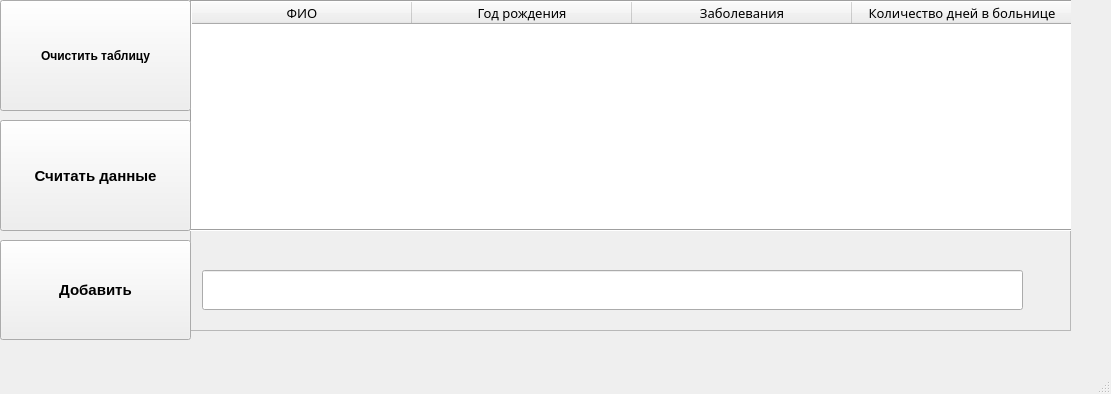
<?xml version="1.0" encoding="UTF-8"?>
<ui version="4.0">
 <class>MainWindow</class>
 <widget class="QMainWindow" name="MainWindow">
  <property name="enabled">
   <bool>true</bool>
  </property>
  <property name="geometry">
   <rect>
    <x>0</x>
    <y>0</y>
    <width>1111</width>
    <height>394</height>
   </rect>
  </property>
  <property name="windowTitle">
   <string>список пациентов</string>
  </property>
  <widget class="QWidget" name="centralwidget">
   <widget class="QFrame" name="frame">
    <property name="geometry">
     <rect>
      <x>190</x>
      <y>-10</y>
      <width>881</width>
      <height>341</height>
     </rect>
    </property>
    <property name="frameShape">
     <enum>QFrame::StyledPanel</enum>
    </property>
    <property name="frameShadow">
     <enum>QFrame::Raised</enum>
    </property>
    <widget class="QTableWidget" name="tableWidget">
     <property name="geometry">
      <rect>
       <x>0</x>
       <y>10</y>
       <width>891</width>
       <height>231</height>
      </rect>
     </property>
     <property name="font">
      <font>
       <family>Perpetua</family>
       <pointsize>10</pointsize>
      </font>
     </property>
     <property name="frameShape">
      <enum>QFrame::Box</enum>
     </property>
     <property name="frameShadow">
      <enum>QFrame::Sunken</enum>
     </property>
     <property name="rowCount">
      <number>0</number>
     </property>
     <property name="columnCount">
      <number>4</number>
     </property>
     <attribute name="horizontalHeaderVisible">
      <bool>true</bool>
     </attribute>
     <attribute name="horizontalHeaderDefaultSectionSize">
      <number>220</number>
     </attribute>
     <column>
      <property name="text">
       <string>ФИО</string>
      </property>
     </column>
     <column>
      <property name="text">
       <string>Год рождения</string>
      </property>
     </column>
     <column>
      <property name="text">
       <string>Заболевания</string>
      </property>
     </column>
     <column>
      <property name="text">
       <string>Количество дней в больнице</string>
      </property>
     </column>
    </widget>
    <widget class="QLineEdit" name="lineEdit">
     <property name="geometry">
      <rect>
       <x>12</x>
       <y>280</y>
       <width>821</width>
       <height>40</height>
      </rect>
     </property>
     <property name="font">
      <font>
       <family>Perpetua</family>
       <pointsize>12</pointsize>
      </font>
     </property>
    </widget>
   </widget>
   <widget class="QPushButton" name="pushButton_2">
    <property name="geometry">
     <rect>
      <x>0</x>
      <y>0</y>
      <width>191</width>
      <height>111</height>
     </rect>
    </property>
    <property name="font">
     <font>
      <family>Arial</family>
      <pointsize>9</pointsize>
      <weight>75</weight>
      <bold>true</bold>
     </font>
    </property>
    <property name="text">
     <string>Очистить таблицу</string>
    </property>
   </widget>
   <widget class="QPushButton" name="pushButton">
    <property name="geometry">
     <rect>
      <x>0</x>
      <y>120</y>
      <width>191</width>
      <height>111</height>
     </rect>
    </property>
    <property name="font">
     <font>
      <family>Arial</family>
      <pointsize>11</pointsize>
      <weight>75</weight>
      <bold>true</bold>
     </font>
    </property>
    <property name="text">
     <string>Считать данные</string>
    </property>
   </widget>
   <widget class="QPushButton" name="pushButton_3">
    <property name="geometry">
     <rect>
      <x>0</x>
      <y>240</y>
      <width>191</width>
      <height>100</height>
     </rect>
    </property>
    <property name="font">
     <font>
      <family>Arial</family>
      <pointsize>11</pointsize>
      <weight>75</weight>
      <bold>true</bold>
     </font>
    </property>
    <property name="text">
     <string>Добавить</string>
    </property>
   </widget>
  </widget>
  <widget class="QMenuBar" name="menubar">
   <property name="geometry">
    <rect>
     <x>0</x>
     <y>0</y>
     <width>1111</width>
     <height>21</height>
    </rect>
   </property>
  </widget>
  <widget class="QStatusBar" name="statusbar"/>
 </widget>
 <resources/>
 <connections>
  <connection>
   <sender>pushButton_2</sender>
   <signal>clicked()</signal>
   <receiver>tableWidget</receiver>
   <slot>clearContents()</slot>
   <hints>
    <hint type="sourcelabel">
     <x>319</x>
     <y>349</y>
    </hint>
    <hint type="destinationlabel">
     <x>301</x>
     <y>222</y>
    </hint>
   </hints>
  </connection>
 </connections>
</ui>
